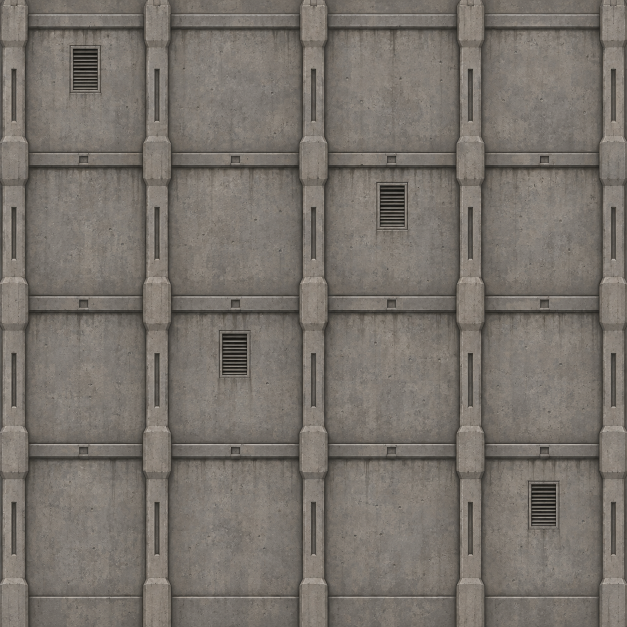
#> input picture tools/building-sources/hard.png, 1254 x 1254 px, given in place of asphalt.png, which was not available (shown at 1/2 size)
$ python prepare_road_materials.py
#> lines starting #> are read from the running program, lines starting #| are printed output that depends on the picture; pictures that were not available may be replaced by others from this repository, and a replacement may not be noted
### tools/texture_helpers.py
# Copyright (C) 2026 The MegaMek Team. SPDX-License-Identifier: GPL-3.0-or-later
"""Shared texture helpers for the board material tools (NumPy + Pillow).

Canvas.spectral() makes periodic noise; linear_rgb() and display_rgb() convert sRGB;
resize_linear_rgb() filters in linear light; periodic() makes a field tile seamlessly; blur() is a
wrapped Gaussian; normal_map() derives RGB tangent normals (U right, V down) from a height field;
pixels() encodes [0, 1] values as 8-bit.
"""
import math

import numpy as np
from PIL import Image


class Canvas:
    """One material's square, periodic sample grid: N pixels span `tile` metres."""

    # [7 lines left out: function __init__, not called in this run]

    def child(self):
        self._salt += 1
        return np.random.default_rng((self.seed, self._salt))

    # [20 lines left out: function spectral, not called in this run]


def smoothstep(a, b, x):
    t = np.clip((x - a) / (b - a), 0, 1)
    return t * t * (3 - 2 * t)


def linear_rgb(rgb):
    rgb = np.clip(rgb, 0, 1)
    return np.where(rgb <= .04045, rgb / 12.92, ((rgb + .055) / 1.055) ** 2.4)


def display_rgb(rgb):
    return np.where(rgb <= .0031308, rgb * 12.92, 1.055 * np.maximum(rgb, 0) ** (1 / 2.4) - .055)


def resize_linear_rgb(image, size):
    """Decode once before filtering source artwork; retain floating-point linear RGB for subsequent color work."""
    rgb = linear_rgb(np.asarray(image.convert('RGB')) / 255.0)
    return np.clip(np.stack([np.asarray(Image.fromarray(rgb[..., channel].astype(np.float32)).resize(
        size, Image.Resampling.LANCZOS)) for channel in range(3)], axis=-1), 0, 1)


def periodic(image):
    """Remove the smooth boundary mismatch using a periodic Poisson solve.

    Unlike mirror tiling, this retains one unreflected geological pattern. The
    same periodic signal supplies color, height, normals and all mip levels.
    """
    height, width = image.shape[:2]
    boundary = np.zeros_like(image, dtype=np.float64)
    boundary[0] = image[-1] - image[0]
    boundary[-1] = -boundary[0]
    boundary[:, 0] += image[:, -1] - image[:, 0]
    boundary[:, -1] -= image[:, -1] - image[:, 0]
    denominator = (2 * np.cos(2 * np.pi * np.arange(height) / height)[:, None]
                   + 2 * np.cos(2 * np.pi * np.arange(width) / width)[None, :] - 4)
    denominator[0, 0] = 1
    if image.ndim == 3:
        denominator = denominator[..., None]
    frequency = np.fft.fft2(boundary, axes=(0, 1)) / denominator
    frequency[0, 0] = 0
    return image - np.fft.ifft2(frequency, axes=(0, 1)).real


def blur(field, radius):
    """Gaussian convolution with wrap boundaries, including sub-pixel radii."""
    fy = np.fft.fftfreq(field.shape[0])[:, None]
    fx = np.fft.fftfreq(field.shape[1])[None, :]
    kernel = np.exp(-2 * np.pi ** 2 * radius ** 2 * (fx * fx + fy * fy))
    return np.fft.ifft2(np.fft.fft2(field) * kernel).real


def normal_map(height, depth):
    """Differentiate the actual height field at its UV/world scale, not color edges."""
    du = (np.roll(height, -1, axis=1) - np.roll(height, 1, axis=1)) * height.shape[1] / 2
    dv = (np.roll(height, -1, axis=0) - np.roll(height, 1, axis=0)) * height.shape[0] / 2
    normal = np.stack((-du * depth, -dv * depth, np.ones_like(height)), axis=-1)
    normal /= np.linalg.norm(normal, axis=-1, keepdims=True)
    return np.rint(normal * 127 + 128).clip(0, 255).astype(np.uint8)


def pixels(values):
    return np.rint(np.clip(values, 0, 1) * 255).astype(np.uint8)

### tools/prepare_road_materials.py
#!/usr/bin/env python3
# Copyright (C) 2026 The MegaMek Team. SPDX-License-Identifier: GPL-3.0-or-later
"""Bake aligned road maps from imagegen material sources, reusing the terrain baker.

Height is an artistic estimate, not a measured scan. All maps share the same periodic
field. Surface RGBA stores height, perceptual roughness, cavity AO and relief UV / .1.
No road shapes, markings or wheel spacing are encoded in these repeating materials.
"""
import argparse
import hashlib
import json
from pathlib import Path

import numpy as np
from PIL import Image

from texture_helpers import blur, display_rgb, normal_map, periodic, pixels, resize_linear_rgb

ROOT = Path(__file__).resolve().parents[1]
OUTPUT = ROOT / 'data/models/board/textures/roads'
# One repeat in the renderer's detail metres, relief metres, dry roughness.
PROFILES = {'asphalt': (1.0, .0035, .83), 'dirt': (1.0, .009, .94), 'gravel': (1.0, .014, .88)}


def prepare(name):
    source = ROOT / 'tools/road-sources' / f'{name}.png'
    with Image.open(source) as image:
        rgb = resize_linear_rgb(image, (1024, 1024))
        # Retain the authored numeric relief recipe independently of the color filtering correction.
        geometry = np.asarray(image.convert('RGB').resize((1024, 1024), Image.Resampling.LANCZOS)) / 255.0
    rgb = np.clip(periodic(rgb), 0, 1)
    geometry = np.clip(periodic(geometry), .015, .985)
    light = geometry @ np.array([.2126, .7152, .0722])
    # Avoid turning the broad albedo mottling into a bumpy road. Resolve embedded grain
    # with millimetre relief, rather than interpreting every bright mineral as a tall rock.
    field = .65 * blur(light, 1.2) + .35 * blur(light, 3.5) - blur(light, 24)
    low, high = np.percentile(field, [1, 99])
    height = pixels(np.clip((field - low) / max(high - low, .01), 0, 1)) / 255.0
    repeat, relief, roughness = PROFILES[name]
    encoded = round(relief / repeat / .1 * 255)
    depth = encoded / 255 * .1
    cavity = np.maximum(blur(height, 4) - height, 0)
    surface = np.stack((height, np.clip(roughness + (.5 - height) * .12, .4, .98),
                        np.exp(-cavity * 1.7), np.full_like(height, encoded / 255)), axis=-1)
    maps = {f'{name}.png': pixels(display_rgb(rgb)), f'{name}-normal.png': normal_map(height, depth),
            f'{name}-surface.png': pixels(surface)}
    entry = {'source_sha256': hashlib.sha256(source.read_bytes()).hexdigest(), 'size': 1024,
             'repeat_detail_metres': repeat, 'height_source': 'estimated local material relief',
             'relief_uv': depth, 'roughness': roughness, 'color_filtering': 'linear RGB', 'color_range': [0, 1]}
    return maps, entry


def main():
    parser = argparse.ArgumentParser(description=__doc__)
    parser.add_argument('--check', action='store_true')
    args = parser.parse_args()
    manifest = {'generator': 'tools/prepare_road_materials.py', 'materials': {}}
    if not args.check:
        OUTPUT.mkdir(parents=True, exist_ok=True)
    for name in PROFILES:
        maps, entry = prepare(name)
#> in prepare, image is the input picture: PIL image 1254x1254 RGB; mean R, G, B 119.4, 113.4, 106.4
#> in periodic, `return image - np.fft.ifft2(frequency, axes=(0, 1)).real`:
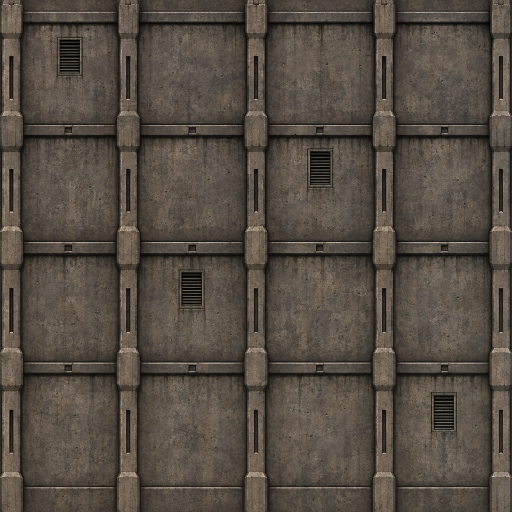
#> returned value: shape (1024, 1024, 3) float64 (shown at 1/2 size); mean of channels 0, 1, 2 0.194, 0.173, 0.152; drawn with min black and max white
#> in periodic (call 2), `return image - np.fft.ifft2(frequency, axes=(0, 1)).real`:
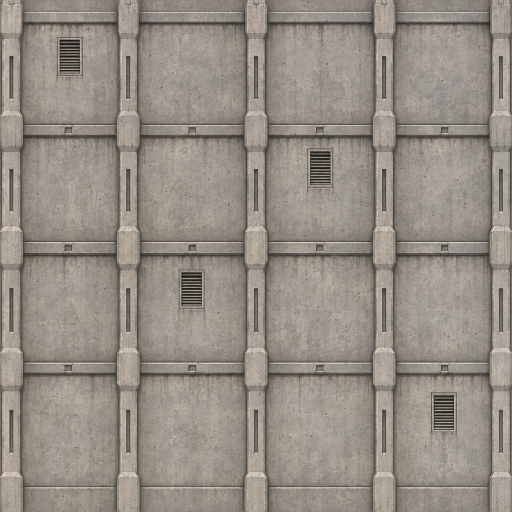
#> returned value: shape (1024, 1024, 3) float64 (shown at 1/2 size); mean of channels 0, 1, 2 0.468, 0.445, 0.417; drawn with min black and max white
#> in prepare, `field = .65 * blur(light, 1.2) + .35 * blur(light, 3.5) - blur(light, ..`:
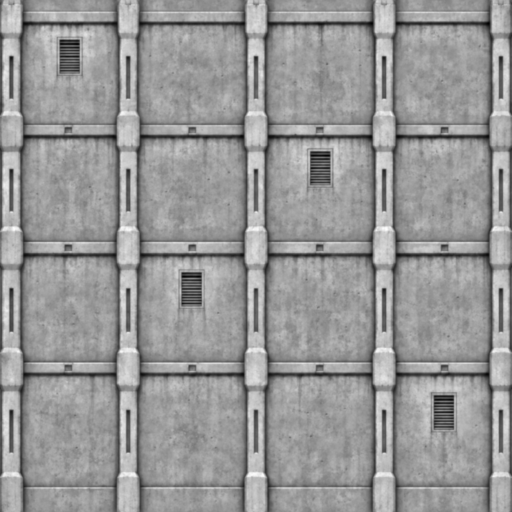
#> field: shape (1024, 1024) float64 (shown at 1/2 size); min -0.238, max 0.164, mean -2.17e-19; drawn with min black and max white
#> in prepare, `low, high = np.percentile(field, [1, 99])`: low = -0.164; high = 0.0987
#> in prepare, `cavity = np.maximum(blur(height, 4) - height, 0)`:
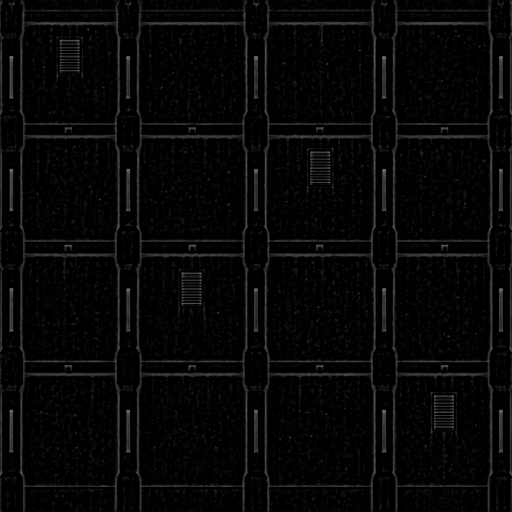
#> cavity: shape (1024, 1024) float64 (shown at 1/2 size); min 0, max 0.507, mean 0.0276
#> in normal_map, `dv = (np.roll(height, -1, axis=0) - np.roll(height, 1, axis=0)) * heig..`:
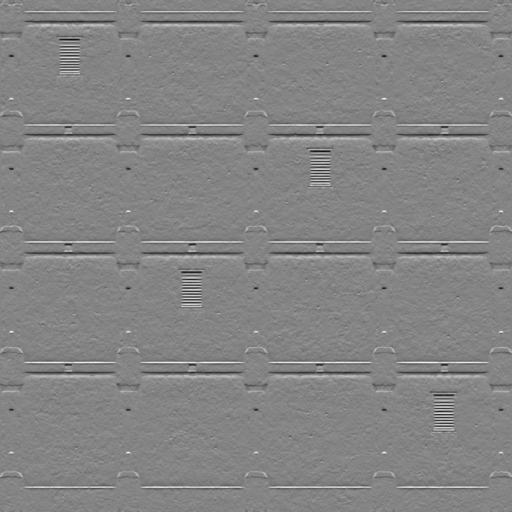
#> dv: shape (1024, 1024) float64 (shown at 1/2 size); min -325.3, max 301.2, mean 0; drawn with min black and max white
#> in normal_map, `normal = np.stack((-du * depth, -dv * depth, np.ones_like(height)), ax..`:
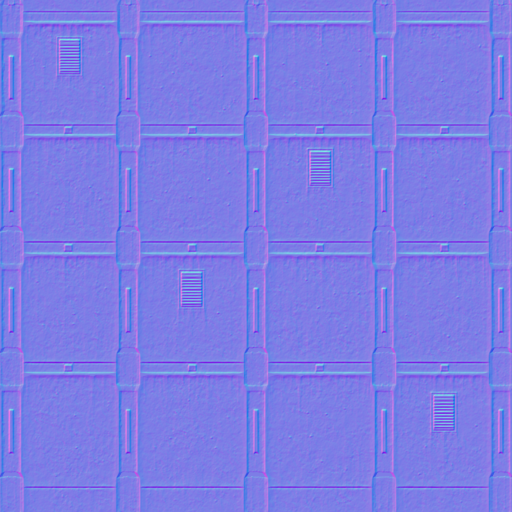
#> normal: shape (1024, 1024, 3) float64 (shown at 1/2 size); mean of channels 0, 1, 2 -2.3e-19, -3.13e-17, 1; drawn with min black and max white
#> in normal_map, `return np.rint(normal * 127 + 128).clip(0, 255).astype(np.uint8)`:
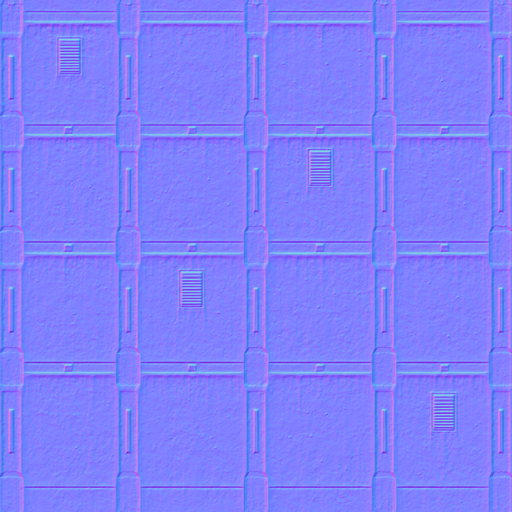
#> returned value: shape (1024, 1024, 3) (shown at 1/2 size); mean of channels 0, 1, 2 128, 128.1, 252.9; drawn as R, G, B
#> maps = 3 items; entry = 8 items
        manifest['materials'][name] = entry
        for filename, data in maps.items():
            target = OUTPUT / filename
            if args.check:
                with Image.open(target) as image:
                    if not np.array_equal(np.asarray(image), data):
                        raise SystemExit(f'Stale road material: {target}')
            else:
                Image.fromarray(data).save(target, optimize=True)
        # Integration check: packed height/range and tangent normals agree, including wrapped edges.
        surface = maps[f'{name}-surface.png']
        derived = normal_map(surface[..., 0] / 255.0, float(surface[0, 0, 3]) / 255 * .1)
        if not np.array_equal(derived, maps[f'{name}-normal.png']):
            raise SystemExit(f'Road normal/height mismatch: {name}')
        print(f'{name}: aligned 1024px albedo, normal, height/roughness/AO')
#> pass 2 of the loop in main, `for name in PROFILES:`:
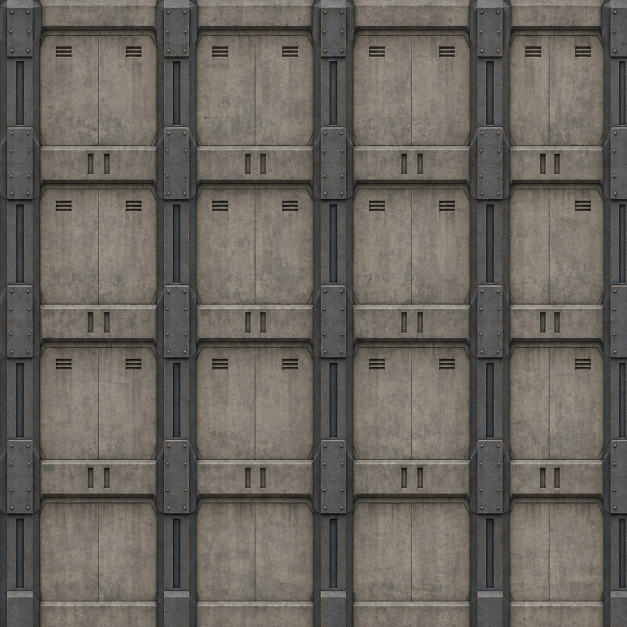
#> input picture tools/building-sources/heavy.png, 1254 x 1254 px, given in place of dirt.png, which was not available (shown at 1/2 size)
#> in prepare, image is the input picture: PIL image 1254x1254 RGB; mean R, G, B 105.2, 100.3, 93.6
#> in periodic (call 3), `boundary[-1] = -boundary[0]`:
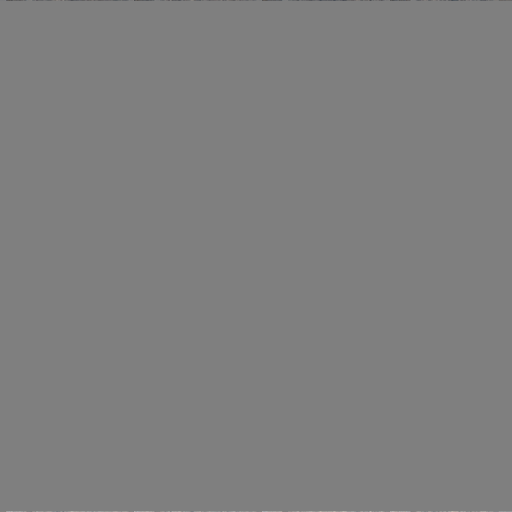
#> boundary: shape (1024, 1024, 3) float64 (shown at 1/2 size); mean R, G, B 0, 0, 0; drawn with min black and max white
#> in periodic (call 3), `return image - np.fft.ifft2(frequency, axes=(0, 1)).real`:
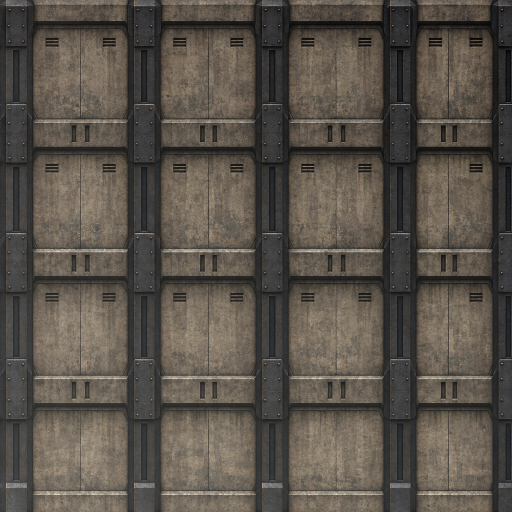
#> returned value: shape (1024, 1024, 3) float64 (shown at 1/2 size); mean of channels 0, 1, 2 0.158, 0.141, 0.121; drawn with min black and max white
#> low = -0.174; high = 0.108
    target = OUTPUT / 'manifest.json'
    if args.check:
        if json.loads(target.read_text()) != manifest:
            raise SystemExit('Stale road material manifest')
    else:
        target.write_text(json.dumps(manifest, indent=2) + '\n')


if __name__ == '__main__':
    main()
